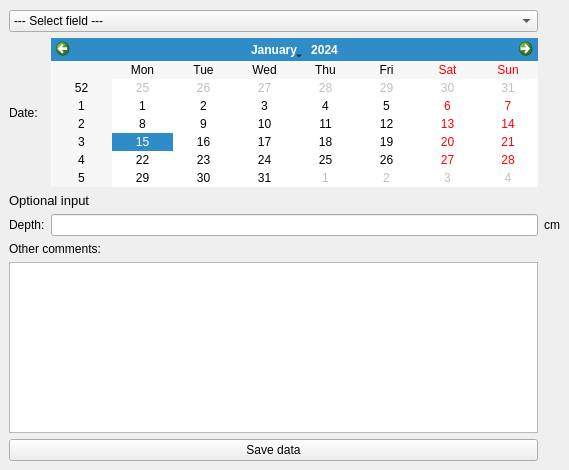
          <widget class="QWidget" name="tab_11">
           <attribute name="title">
            <string>Harrowing</string>
           </attribute>
           <widget class="QWidget" name="gridLayoutWidget_13">
            <property name="geometry">
             <rect>
              <x>9</x>
              <y>10</y>
              <width>551</width>
              <height>451</height>
             </rect>
            </property>
            <layout class="QGridLayout" name="gridLayout_13">
             <item row="6" column="0">
              <widget class="QLabel" name="label_75">
               <property name="text">
                <string>Depth:</string>
               </property>
              </widget>
             </item>
             <item row="9" column="0" colspan="2">
              <widget class="QPushButton" name="PBHwSaveManual">
               <property name="enabled">
                <bool>true</bool>
               </property>
               <property name="locale">
                <locale language="English" country="UnitedKingdom"/>
               </property>
               <property name="text">
                <string>Save data</string>
               </property>
              </widget>
             </item>
             <item row="0" column="0" colspan="2">
              <widget class="QComboBox" name="CBHwField">
               <property name="locale">
                <locale language="English" country="UnitedKingdom"/>
               </property>
               <item>
                <property name="text">
                 <string>--- Select field ---</string>
                </property>
               </item>
              </widget>
             </item>
             <item row="6" column="1">
              <widget class="QLineEdit" name="LEHwDepth"/>
             </item>
             <item row="5" column="0" colspan="2">
              <widget class="QLabel" name="label_70">
               <property name="font">
                <font>
                 <pointsize>10</pointsize>
                </font>
               </property>
               <property name="text">
                <string>Optional input</string>
               </property>
              </widget>
             </item>
             <item row="1" column="0">
              <widget class="QLabel" name="label_78">
               <property name="text">
                <string>Date:</string>
               </property>
              </widget>
             </item>
             <item row="6" column="2">
              <widget class="QLabel" name="label_76">
               <property name="text">
                <string>cm</string>
               </property>
              </widget>
             </item>
             <item row="8" column="0" colspan="2">
              <widget class="QPlainTextEdit" name="LEHwOther"/>
             </item>
             <item row="7" column="0" colspan="2">
              <widget class="QLabel" name="label_72">
               <property name="text">
                <string>Other comments:</string>
               </property>
              </widget>
             </item>
             <item row="1" column="1">
              <widget class="QCalendarWidget" name="DEHarrowing"/>
             </item>
            </layout>
           </widget>
          </widget>
